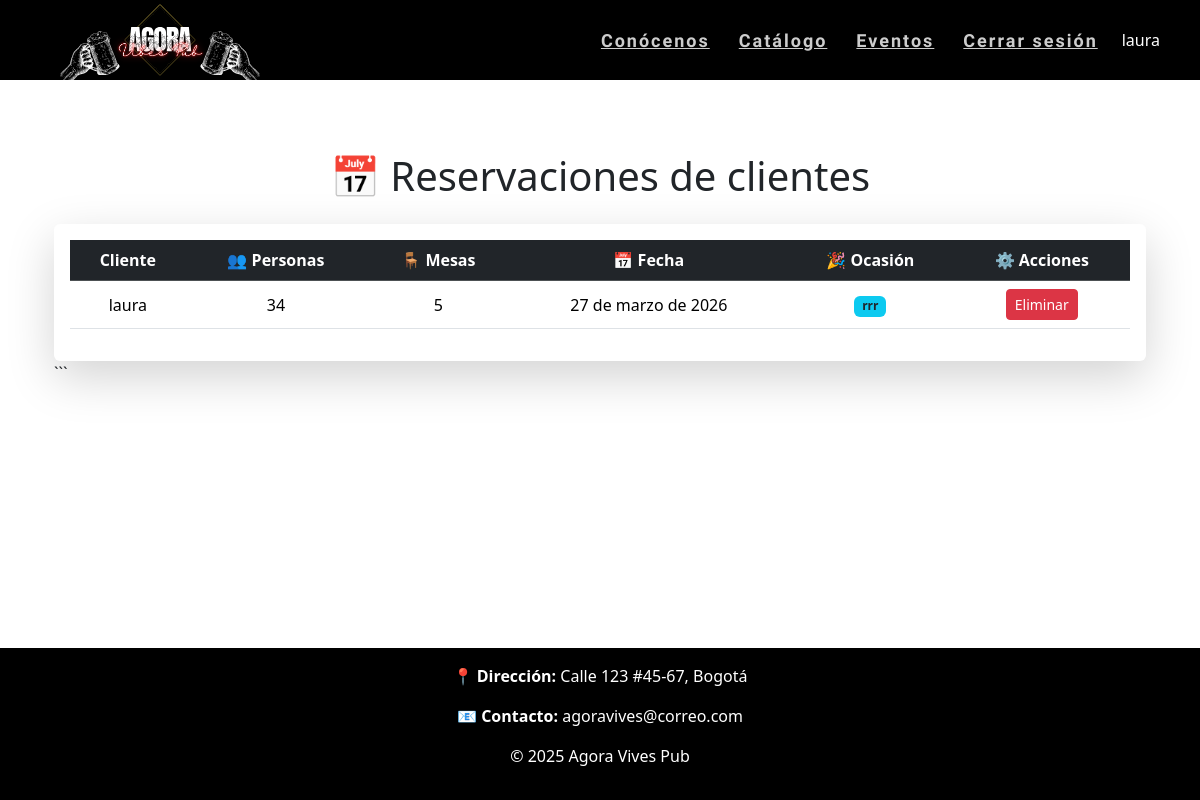
/reservacion/ (signed in), run on an earlier commit of the app's database.
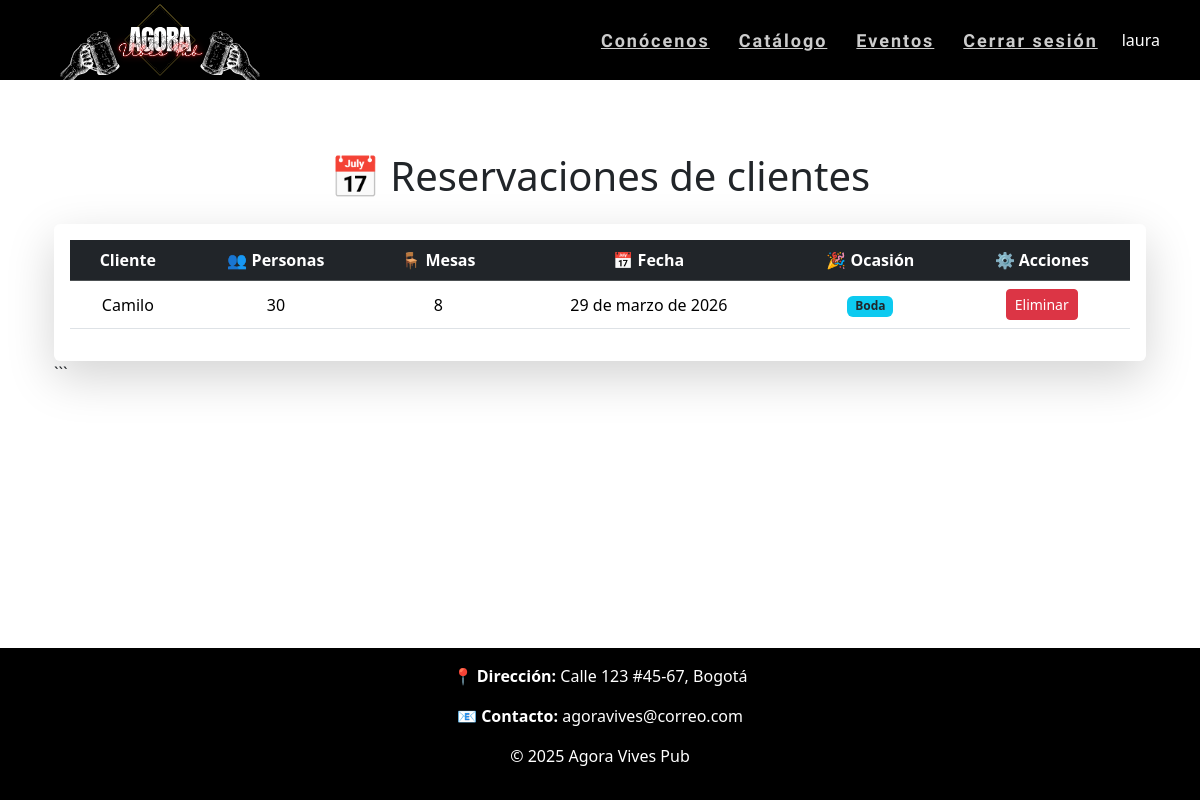
And on a later commit of the database.
### ReservacionApp/models.py (models this page shows, shortened)
class Reservacion(models.Model):
    user= models.ForeignKey(settings.AUTH_USER_MODEL, on_delete=models.CASCADE, verbose_name='Usuario')
    cantidad_personas= models.IntegerField(verbose_name='Cantidad de Personas')
    cantidad_mesas= models.IntegerField(verbose_name='Cantidad de Mesas')
    fecha_reservacion= models.DateField(verbose_name='Fecha de Reservación')
    ocasion= models.CharField(max_length=100, null=True, blank=True, verbose_name='Ocasión')

### LoginApp/models.py (models this page shows)
class Usuario(AbstractUser):
    username = None
    TIPOS = (
        (1, 'Administrador'),
        (2, 'Empleado'),
        (3, 'Cliente'),
    )
    numero_documento = models.IntegerField(unique=True, primary_key=True, verbose_name='Número de Documento')
    tipo = models.IntegerField(default=3, choices=TIPOS, verbose_name='Tipo')
    nombre_completo = models.CharField(max_length=50)
    correo = models.EmailField(max_length=30)
    is_active = models.BooleanField(default=True, verbose_name='Activo')
    is_superuser = models.BooleanField(default=False)
    objects = UsuarioManager()
    USERNAME_FIELD = 'numero_documento'
    REQUIRED_FIELDS = ['nombre_completo', 'correo', 'tipo']
    def __str__(self):
        return self.nombre_completo or f"Usuario {self.numero_documento}"

### ReservacionApp/views.py (the view)
# urls.py: path('reservacion/',include('ReservacionApp.urls')),
def reservacion(request):
    reservaciones=models.Reservacion.objects.all()
    return render(request,'reservacion.html',{'reservaciones':reservaciones})

### ReservacionApp/templates/reservacion.html (shortened to what this page needs)
{% extends "base.html" %}
{% block content %}
<link href="https://cdn.jsdelivr.net/npm/bootstrap@5.3.2/dist/css/bootstrap.min.css" rel="stylesheet">
<div class="container mt-5">
{% if user.tipo == 1 or user.tipo == 2 %}
<h1 class="text-center mb-4">📅 Reservaciones de clientes</h1>
{% endif %}
<div class="card shadow-lg border-0">
    <div class="card-body">
        <div class="table-responsive">
            <table class="table table-hover align-middle text-center">
                <thead class="table-dark">
                    <tr>
                        {% if user.tipo == 1 or user.tipo == 2 %}
                        <th> Cliente</th>
                        {% endif %}
                        <th>👥 Personas</th>
                        <th>🪑 Mesas</th>
                        <th>📅 Fecha</th>
                        <th>🎉 Ocasión</th>
                        <th>⚙️ Acciones</th>
                    </tr>
                </thead>
                <tbody>
                    {% for reservaciones in reservaciones %}
                    <tr>
                        {% if user.tipo == 1 or user.tipo == 2 %}
                        <td>{{ reservaciones.user }}</td>
                        {% endif %}
                        <td>{{ reservaciones.cantidad_personas }}</td>
                        <td>{{ reservaciones.cantidad_mesas }}</td>
                        <td>{{ reservaciones.fecha_reservacion }}</td>
                        <td>
                            <span class="badge bg-info text-dark">
                                {{ reservaciones.ocasion }}
                            </span>
                        </td>
                        <td>
                            <a href="{% url 'eliminar_reserva' reservaciones.id %}" class="btn btn-sm btn-danger">Eliminar</a>
                        </td>
                    </tr>
                    {% endfor %}
                </tbody>
            </table>
        </div>
    </div>
</div>
```
</div>
{% endblock %}

What changed in the data, as far as the page shows it:
removed Reservacion: user "laura", cantidad_personas "34", cantidad_mesas "5", fecha_reservacion "27 de marzo de 2026", ocasion "rrr"
added Reservacion: user "Camilo", cantidad_personas "30", cantidad_mesas "8", fecha_reservacion "29 de marzo de 2026", ocasion "Boda"
